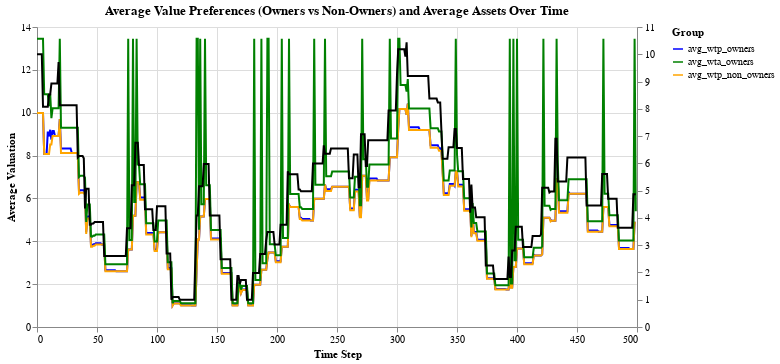

Write notebook code for a chart like this one.
### Code cell
model.visualize_time_series()

### Figure 1 — Vega-Lite specification as saved in the notebook (floating-point values rounded to 4 significant figures; data arrays with more than 128 entries replaced by an {"elided": "..."} marker saying what was removed)
{"config": {"view": {"continuousWidth": 300, "continuousHeight": 300}}, "layer": [{"data": {"name": "data-440e262b2130409f2880040e8d3b571f"}, "mark": {"type": "line"}, "encoding": {"color": {"field": "Group", "scale": {"domain": ["avg_wtp_owners", "avg_wta_owners", "avg_wtp_non_owners", "avg_wtp_non_owners"], "range": ["blue", "green", "orange", "red"]}, "title": "Group", "type": "nominal"}, "x": {"field": "Step", "title": "Time Step", "type": "quantitative"}, "y": {"field": "Value", "title": "Average Valuation", "type": "quantitative"}}}, {"data": {"name": "data-35a4926b74444db728206d4b1c0cab06"}, "mark": {"type": "line"}, "encoding": {"color": {"value": "black"}, "x": {"field": "step", "title": "Time Step", "type": "quantitative"}, "y": {"field": "price", "title": null, "type": "quantitative"}}}], "height": 300, "resolve": {"scale": {"y": "independent"}}, "title": "Average Value Preferences (Owners vs Non-Owners) and Average Assets Over Time", "width": 600, "$schema": "https://vega.github.io/schema/vega-lite/v5.20.1.json", "datasets": {"data-440e262b2130409f2880040e8d3b571f": {"elided": "2500 records"}, "data-35a4926b74444db728206d4b1c0cab06": {"elided": "500 records"}}}
